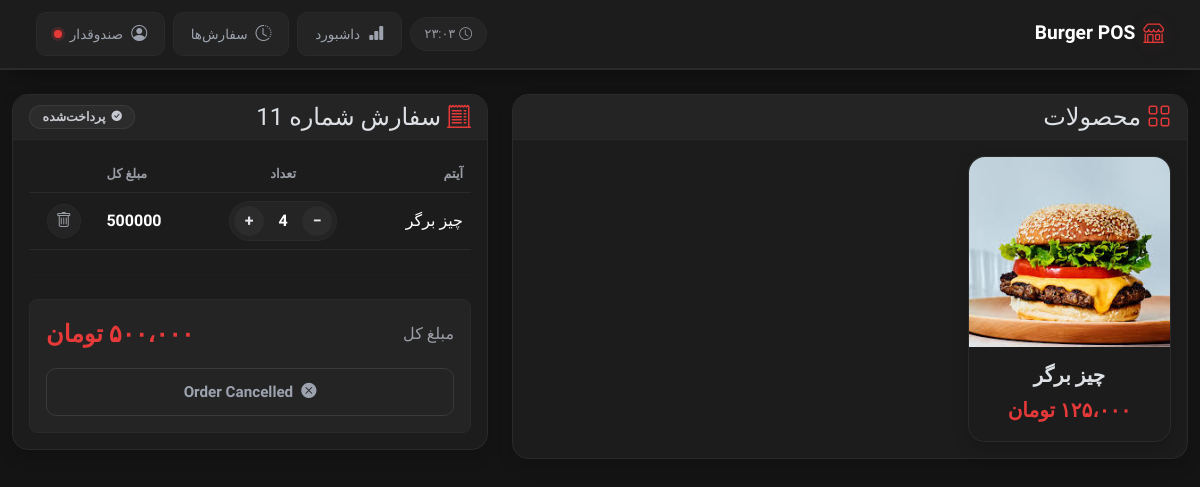
The page /orders/11/ (signed in) on the database its author committed.
### menu/models.py (models this page shows, shortened)
class Product(models.Model):
    name = models.CharField(max_length=55)
    price = models.PositiveIntegerField()
    is_active = models.BooleanField(default=True)
    image = models.ImageField(upload_to='products/', blank=True, null=True)

class Order(models.Model):
    STATUS_CHOICES=[
        ('draft', 'draft'),
        ('open', 'open'),
        ('paid', 'paid'),
        ('cancelled', 'cancelled'),
    ]
    user = models.ForeignKey(get_user_model(), on_delete=models.CASCADE)
    created_at = models.DateTimeField(auto_now_add=True)
    total_price = models.PositiveIntegerField(default=0)
    status = models.CharField(max_length=10, choices=STATUS_CHOICES, default='draft')

class OrderItem(models.Model):
    order = models.ForeignKey(Order, on_delete=models.CASCADE, related_name="items")
    product = models.ForeignKey(Product, on_delete=models.PROTECT)
    quantity = models.PositiveIntegerField(
        validators=[MinValueValidator(1)]
    )
    unit_price = models.PositiveIntegerField()
    @property
    def subtotal(self):
        return self.quantity * self.unit_price

### menu/views.py (the view)
# urls.py: path('orders/<int:pk>/', OrderDetailView.as_view(), name='order-detail'),
class OrderDetailView(LoginRequiredMixin, DetailView):
    model = Order
    template_name = 'menu/order-detail.html'
    context_object_name = 'order'
    def get_context_data(self, **kwargs):
        context = super().get_context_data(**kwargs)
        context["products"] = Product.objects.filter(is_active=True)
        context["form"] = AddItemForm()
        return context

### menu/templatetags/custom_filters.py (called while the page is built)
@register.filter
def persian_number(value):
    value = intcomma(value, False)
    en = '0123456789,'
    fa = '۰۱۲۳۴۵۶۷۸۹،'
    return str(value).translate(
        str.maketrans(en, fa)
    )

### menu/templates/menu/order-detail.html (shortened to what this page needs)
{% extends "_base.html" %}
{% load custom_filters %}
{% load static %}
{% load i18n %}
{% load humanize %}
{% block content %}
<div class="row g-4">
    <div class="col-lg-7">
        <div class="card shadow">
            <div class="card-header">
                <h4 class="mb-0">
                    <i class="bi bi-grid" style="color: var(--primary-red);"></i>
                    {% trans "Products" %}
                </h4>
            </div>
            <div class="card-body">
                <div class="row g-3">
                    {% for product in products %}
                    <div class="col-md-4">
                        <div
                            class="card product-card h-100 shadow"
                            onclick="addProduct({{ product.id }})"
                            style="cursor: pointer;"
                        >
                            {% if product.image %}
                            <img src="{{ product.image.url }}"
                                class="card-img-top"
                                alt="{{ product.name }}"
                                style="height: 190px; object-fit: cover; border-radius: var(--radius-md) var(--radius-md) 0 0;">
                            {% else %}
                            <div class="d-flex justify-content-center align-items-center"
                                style="height:190px; background: var(--surface-3); border-radius: var(--radius-md) var(--radius-md) 0 0;">
                                <i class="bi bi-image fs-1 text-muted"></i>
                            </div>
                            {% endif %}
                            <div class="card-body text-center pt-3">
                                <h5 class="fw-bold mb-2">{{ product.name }}</h5>
                                <p class="price-tag fs-5 mb-0">
                                    {{ product.price|persian_number }} {% trans "Toman" %}
                                </p>
                            </div>
                        </div>
                    </div>
                    {% endfor %}
                </div>
            </div>
        </div>
    </div>
    <div class="col-lg-5">
        <div class="card shadow">
            <div class="card-header d-flex justify-content-between align-items-center">
                <h4 class="mb-0">
                    <i class="bi bi-receipt-cutoff" style="color: var(--primary-red);"></i>
                </h4>
                {% if order.status == "open" %}
                <span class="status-badge status-badge-open">
                    <i class="bi bi-circle-fill"></i>
                    {% trans "Open" %}
                </span>
                {% else %}
                <span class="status-badge status-badge-paid">
                    <i class="bi bi-check-circle-fill"></i>
                    {% trans "Paid" %}
                </span>
                {% endif %}
            </div>
            <div class="card-body">
                <table class="table align-middle">
                    <thead>
                        <tr>
                            <th>{% trans "Item" %}</th>
                            <th class="text-center">{% trans "Qty" %}</th>
                            <th class="text-end">{% trans "Total" %}</th>
                            <th class="text-center"></th>
                        </tr>
                    </thead>
                    <tbody>
                        {% for item in order.items.all %}
                        <tr>
                            <td class="fw-medium">{{ item.product.name }}</td>
                            <td class="text-center">
                                <div class="qty-stepper">
                                    <form method="post" action="{% url 'decrease-item' item.id %}" class="d-inline">
                                        <button class="qty-btn" type="submit">−</button>
                                    </form>
                                    <span class="qty-value">
                                        {{ item.quantity }}
                                    </span>
                                    <form method="post" action="{% url 'increase-item' item.id %}" class="d-inline">
                                        <button class="qty-btn" type="submit">+</button>
                                    </form>
                                </div>
                            </td>
                            <td class="text-end price-tag fw-semibold">{{ item.subtotal }}</td>
                            <td class="text-center">
                                <form method="post" action="{% url 'delete-item' item.id %}">
                                    <button class="btn-pos-icon" type="submit">
                                        <i class="bi bi-trash"></i>
                                    </button>
                                </form>
                            </td>
                        </tr>
                        {% endfor %}
                    </tbody>
                </table>
                <hr class="my-4" style="border-color: var(--border);">
                <div class="total-box p-3 rounded-3" style="background: var(--surface-3); border: 1px solid var(--border);">
                    <div class="d-flex justify-content-between align-items-center mb-3">
                        <span class="text-muted">{% trans "Total" %}</span>
                        <span class="price-tag fs-4">{{ order.total_price|persian_number }} {% trans "Toman" %}</span>
                    </div>
                    {% if order.status == "cancelled" %}
                    <button class="btn-pos-secondary w-100" type="button" disabled>
                        <i class="bi bi-x-circle-fill"></i>
                        {% trans "Order Cancelled" %}
                    </button>
                    {% endif %}
                </div>
            </div>
        </div>
    </div>
</div>
{% endblock %}

### templates/_base.html (style rules this page uses)
:root { --primary-red: #e63939; --red-dark: #c1121f; --red-light: #ff6b6b; --red-glow: rgba(230, 57, 57, 0.18); --surface-1: #141414; --surface-2: #1c1c1c; --surface-3: #242424; --surface-4: #2c2c2c; --border: #2a2a2a; --border-light: #3a3a3a; --text-muted: #9a9da5; --radius-sm: 10px; --radius-md: 16px; --shadow-soft: 0 10px 28px -10px rgba(0,0,0,0.5); --transition-base: all 0.25s cubic-bezier(0.4,0,0.2,1); }
* { -webkit-tap-highlight-color: transparent; }
body { background: var(--surface-1); font-family: 'Vazirmatn', system-ui, sans-serif; color: #e5e7eb; }
.text-muted { color: var(--text-muted) !important; }
.card { border-radius: var(--radius-md); border: 1px solid var(--border); background: var(--surface-2); }
.card-header { background: var(--surface-3); border-bottom: 1px solid var(--border); border-radius: var(--radius-md) var(--radius-md) 0 0 !important; }
.product-card { cursor: pointer; transition: transform 0.25s ease, box-shadow 0.25s ease, border-color 0.25s ease; border-radius: var(--radius-md); border: 1px solid var(--border); }
.price-tag { color: var(--primary-red); font-weight: 600; }
.status-badge { display: inline-flex; align-items: center; gap: 6px; padding: 0.35rem 0.85rem; border-radius: 999px; font-size: 0.78rem; font-weight: 600; line-height: 1; }
.status-badge i { font-size: 0.65rem; }
.status-badge-paid { background: var(--surface-4); color: #c7cad1; box-shadow: inset 0 0 0 1px var(--border-light); }
.btn-pos-secondary { display: inline-flex; align-items: center; justify-content: center; gap: 8px; background: var(--surface-3); color: #9ca3af; border: 1px solid var(--border-light); border-radius: var(--radius-sm); padding: 0.75rem 1.5rem; min-height: 48px; font-weight: 600; font-size: 0.95rem; cursor: not-allowed; }
.btn-pos-icon { width: 34px; height: 34px; border-radius: 50%; display: inline-flex; align-items: center; justify-content: center; background: var(--surface-3); border: 1px solid var(--border); color: var(--text-muted); transition: var(--transition-base); cursor: pointer; }
.qty-stepper { display: inline-flex; align-items: center; gap: 4px; background: var(--surface-3); border: 1px solid var(--border); border-radius: 999px; padding: 4px; }
.qty-btn { width: 30px; height: 30px; border-radius: 50%; border: none; background: var(--surface-4); color: #e5e7eb; font-weight: 700; display: inline-flex; align-items: center; justify-content: center; transition: var(--transition-base); cursor: pointer; }
.qty-value { min-width: 30px; text-align: center; font-weight: 700; color: white; }
.table { color: #e5e7eb; }
.table > :not(caption) > * > * { border-bottom-color: var(--border); background-color: transparent; }
.table thead th { color: var(--text-muted); font-weight: 600; font-size: 0.8rem; border-bottom: 1px solid var(--border) !important; }

### rows shown on the page
Product: image (picture), name "چیز برگر"
Order: total_price|persian_number "۵۰۰،۰۰۰"
OrderItem: product.name "چیز برگر", quantity "4", subtotal "500000"
